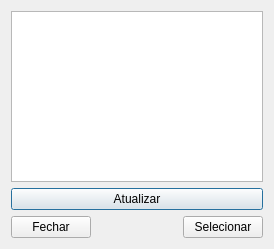
<?xml version="1.0" encoding="UTF-8"?>
<ui version="4.0">
 <class>com_port_list</class>
 <widget class="QDialog" name="com_port_list">
  <property name="windowModality">
   <enum>Qt::ApplicationModal</enum>
  </property>
  <property name="geometry">
   <rect>
    <x>0</x>
    <y>0</y>
    <width>274</width>
    <height>249</height>
   </rect>
  </property>
  <property name="sizePolicy">
   <sizepolicy hsizetype="Minimum" vsizetype="Minimum">
    <horstretch>0</horstretch>
    <verstretch>0</verstretch>
   </sizepolicy>
  </property>
  <property name="windowTitle">
   <string>Lista de Portas COM</string>
  </property>
  <layout class="QVBoxLayout" name="verticalLayout">
   <item>
    <widget class="QTableView" name="tbl_portas"/>
   </item>
   <item>
    <widget class="QPushButton" name="btn_atualizar">
     <property name="text">
      <string>Atualizar</string>
     </property>
    </widget>
   </item>
   <item>
    <layout class="QHBoxLayout" name="horizontalLayout">
     <item>
      <widget class="QPushButton" name="btn_cancelar">
       <property name="sizePolicy">
        <sizepolicy hsizetype="Fixed" vsizetype="Fixed">
         <horstretch>0</horstretch>
         <verstretch>0</verstretch>
        </sizepolicy>
       </property>
       <property name="text">
        <string>Fechar</string>
       </property>
      </widget>
     </item>
     <item>
      <spacer name="horizontalSpacer">
       <property name="orientation">
        <enum>Qt::Horizontal</enum>
       </property>
       <property name="sizeHint" stdset="0">
        <size>
         <width>40</width>
         <height>20</height>
        </size>
       </property>
      </spacer>
     </item>
     <item>
      <widget class="QPushButton" name="btn_selecionar">
       <property name="sizePolicy">
        <sizepolicy hsizetype="Fixed" vsizetype="Fixed">
         <horstretch>0</horstretch>
         <verstretch>0</verstretch>
        </sizepolicy>
       </property>
       <property name="text">
        <string>Selecionar</string>
       </property>
      </widget>
     </item>
    </layout>
   </item>
  </layout>
 </widget>
 <resources/>
 <connections>
  <connection>
   <sender>btn_cancelar</sender>
   <signal>clicked()</signal>
   <receiver>com_port_list</receiver>
   <slot>close()</slot>
   <hints>
    <hint type="sourcelabel">
     <x>52</x>
     <y>223</y>
    </hint>
    <hint type="destinationlabel">
     <x>136</x>
     <y>124</y>
    </hint>
   </hints>
  </connection>
 </connections>
</ui>
